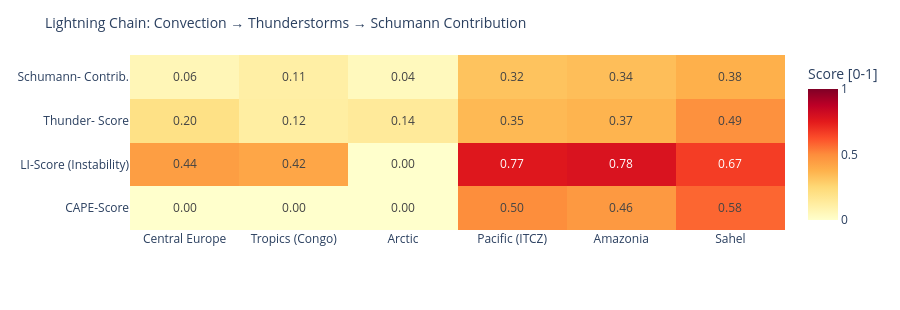

The cell this chart's notebook holds for it:
### Code cell
# ============================================================
# LIGHTNING CHAIN: Convection → Thunderstorms → Schumann
# Shows the causal chain per measurement point as heatmap
# ============================================================

def cape_score(v):
    """CAPE → normalized score [0,1]"""
    if v is None or pd.isna(v): return 0.0
    return min(1.0, float(v) / 3000)

def li_score(v):
    """Lifted Index: negative = unstable → score [0,1]"""
    if v is None or pd.isna(v): return 0.3
    return min(1.0, max(0.0, (-float(v) + 6) / 12))

def cloud_score(v):
    if v is None or pd.isna(v): return 0.3
    return float(v) / 100

def thunder_score(row):
    """Kombinierter Gewitterwahrscheinlichkeits-Score
    CAPE + LI + Bedeckung + WMO-Gewitter + konvektiver Niederschlag (showers)
    Hinweis: X-Ray und Kp sind kein Bestandteil – nur geomagn./solarer Kontext.
    """
    cs = cape_score(row.get('cape'))
    ls = li_score(row.get('li'))
    cl = cloud_score(row.get('cloud'))
    t  = 1.0 if row.get('thunderstorm') else 0.0
    # Convective precipitation (showers) as additional indicator
    sh = min(1.0, (row.get('showers') or 0) / 5.0)
    return round(cs * 0.30 + ls * 0.25 + cl * 0.15 + t * 0.20 + sh * 0.10, 3)

def schumann_contribution(t_score, lat):
    """Schumann contribution: higher in tropics (±30°), scaled by thunderstorm score"""
    lat_weight = max(0.3, 1.0 - abs(lat) / 60)
    return round(t_score * lat_weight, 3)

df_atm['cape_score']   = df_atm.apply(lambda r: cape_score(r['cape']), axis=1)
df_atm['li_score']     = df_atm.apply(lambda r: li_score(r['li']),    axis=1)
df_atm['thunder_score']= df_atm.apply(lambda r: thunder_score(r.to_dict()), axis=1)
df_atm['schumann_contribution'] = df_atm.apply(
    lambda r: schumann_contribution(r['thunder_score'], r['lat']), axis=1)

metrics = ['cape_score', 'li_score', 'thunder_score', 'schumann_contribution']
labels  = ['CAPE-Score', 'LI-Score\n(Instability)', 'Thunder-\nScore', 'Schumann-\nContrib.']
z_data  = [df_atm[m].tolist() for m in metrics]

fig = go.Figure(go.Heatmap(
    z=z_data,
    x=df_atm['point'].tolist(),
    y=labels,
    colorscale='YlOrRd',
    zmin=0, zmax=1,
    text=[[f'{v:.2f}' for v in row] for row in z_data],
    texttemplate='%{text}', textfont=dict(size=12),
    colorbar=dict(title='Score [0-1]')
))
fig.update_layout(
    title=dict(text='Lightning Chain: Convection → Thunderstorms → Schumann Contribution', font=dict(size=14)),
    height=310,
    plot_bgcolor='rgba(0,0,0,0)', paper_bgcolor='rgba(0,0,0,0)',
    margin=dict(l=130, r=80, t=55, b=80)
)
fig.show()

### Figure 1 — Plotly figure (JSON) as saved in the notebook; plotly's stock layout.template omitted (floating-point values rounded to 4 significant figures)
{"data": [{"colorbar": {"title": {"text": "Score [0-1]"}}, "colorscale": [[0.0, "rgb(255,255,204)"], [0.125, "rgb(255,237,160)"], [0.25, "rgb(254,217,118)"], [0.375, "rgb(254,178,76)"], [0.5, "rgb(253,141,60)"], [0.625, "rgb(252,78,42)"], [0.75, "rgb(227,26,28)"], [0.875, "rgb(189,0,38)"], [1.0, "rgb(128,0,38)"]], "text": [["0.00", "0.00", "0.00", "0.50", "0.46", "0.58"], ["0.44", "0.42", "0.00", "0.77", "0.78", "0.67"], ["0.20", "0.12", "0.14", "0.35", "0.37", "0.49"], ["0.06", "0.11", "0.04", "0.32", "0.34", "0.38"]], "textfont": {"size": 12}, "texttemplate": "%{text}", "type": "heatmap", "x": ["Central Europe", "Tropics (Congo)", "Arctic", "Pacific (ITCZ)", "Amazonia", "Sahel"], "y": ["CAPE-Score", "LI-Score\n(Instability)", "Thunder-\nScore", "Schumann-\nContrib."], "z": [[0.0, 0.0, 0.0, 0.4967, 0.46, 0.5767], [0.4417, 0.4167, 0.0, 0.7667, 0.7833, 0.6667], [0.203, 0.118, 0.144, 0.351, 0.367, 0.487], [0.061, 0.11, 0.043, 0.322, 0.336, 0.381]], "zmax": 1, "zmin": 0}], "layout": {"height": 310, "margin": {"b": 80, "l": 130, "r": 80, "t": 55}, "paper_bgcolor": "rgba(0,0,0,0)", "plot_bgcolor": "rgba(0,0,0,0)", "title": {"font": {"size": 14}, "text": "Lightning Chain: Convection → Thunderstorms → Schumann Contribution"}}}
